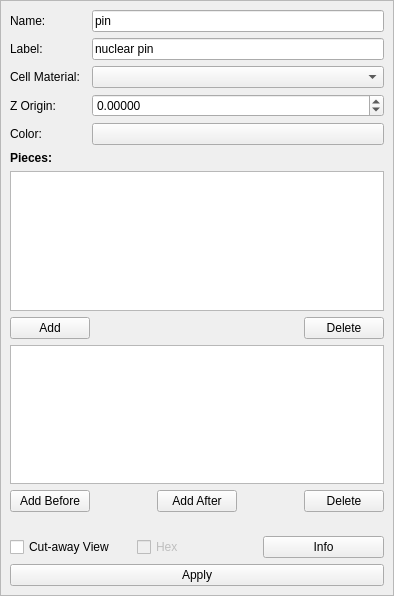
<?xml version="1.0" encoding="UTF-8"?>
<ui version="4.0">
 <class>RGGEditPinParameters</class>
 <widget class="QWidget" name="RGGEditPinParameters">
  <property name="enabled">
   <bool>true</bool>
  </property>
  <property name="geometry">
   <rect>
    <x>0</x>
    <y>0</y>
    <width>394</width>
    <height>596</height>
   </rect>
  </property>
  <property name="windowTitle">
   <string>PinCell Editor</string>
  </property>
  <layout class="QGridLayout" name="gridLayout">
   <property name="leftMargin">
    <number>0</number>
   </property>
   <property name="topMargin">
    <number>0</number>
   </property>
   <property name="rightMargin">
    <number>0</number>
   </property>
   <property name="bottomMargin">
    <number>0</number>
   </property>
   <item row="0" column="0" colspan="2">
    <widget class="QScrollArea" name="scrollArea">
     <property name="widgetResizable">
      <bool>true</bool>
     </property>
     <widget class="QWidget" name="scrollAreaWidgetContents">
      <property name="geometry">
       <rect>
        <x>0</x>
        <y>0</y>
        <width>392</width>
        <height>594</height>
       </rect>
      </property>
      <layout class="QGridLayout" name="gridLayout_2">
       <item row="8" column="0" colspan="3">
        <widget class="QTableWidget" name="piecesTable">
         <property name="sizePolicy">
          <sizepolicy hsizetype="MinimumExpanding" vsizetype="MinimumExpanding">
           <horstretch>0</horstretch>
           <verstretch>0</verstretch>
          </sizepolicy>
         </property>
         <property name="minimumSize">
          <size>
           <width>355</width>
           <height>120</height>
          </size>
         </property>
         <property name="alternatingRowColors">
          <bool>true</bool>
         </property>
         <property name="selectionMode">
          <enum>QAbstractItemView::SingleSelection</enum>
         </property>
         <property name="selectionBehavior">
          <enum>QAbstractItemView::SelectRows</enum>
         </property>
         <property name="cornerButtonEnabled">
          <bool>false</bool>
         </property>
         <attribute name="horizontalHeaderStretchLastSection">
          <bool>true</bool>
         </attribute>
        </widget>
       </item>
       <item row="7" column="0">
        <widget class="QLabel" name="label_5">
         <property name="font">
          <font>
           <weight>75</weight>
           <bold>true</bold>
          </font>
         </property>
         <property name="text">
          <string>Pieces:</string>
         </property>
        </widget>
       </item>
       <item row="11" column="0" colspan="3">
        <layout class="QHBoxLayout" name="horizontalLayout_7">
         <item>
          <widget class="QPushButton" name="addLayerBeforeButton">
           <property name="text">
            <string>Add Before</string>
           </property>
          </widget>
         </item>
         <item>
          <spacer name="horizontalSpacer_2">
           <property name="orientation">
            <enum>Qt::Horizontal</enum>
           </property>
           <property name="sizeHint" stdset="0">
            <size>
             <width>40</width>
             <height>20</height>
            </size>
           </property>
          </spacer>
         </item>
         <item>
          <widget class="QPushButton" name="addLayerAfterButton">
           <property name="text">
            <string>Add After</string>
           </property>
          </widget>
         </item>
         <item>
          <spacer name="horizontalSpacer_3">
           <property name="orientation">
            <enum>Qt::Horizontal</enum>
           </property>
           <property name="sizeHint" stdset="0">
            <size>
             <width>40</width>
             <height>20</height>
            </size>
           </property>
          </spacer>
         </item>
         <item>
          <widget class="QPushButton" name="deleteLayerButton">
           <property name="text">
            <string>Delete</string>
           </property>
          </widget>
         </item>
        </layout>
       </item>
       <item row="5" column="0">
        <widget class="QLabel" name="label_3">
         <property name="text">
          <string>Z Origin:</string>
         </property>
        </widget>
       </item>
       <item row="9" column="0" colspan="3">
        <layout class="QHBoxLayout" name="horizontalLayout_4">
         <item>
          <widget class="QPushButton" name="addPieceButton">
           <property name="text">
            <string>Add</string>
           </property>
          </widget>
         </item>
         <item>
          <spacer name="horizontalSpacer">
           <property name="orientation">
            <enum>Qt::Horizontal</enum>
           </property>
           <property name="sizeHint" stdset="0">
            <size>
             <width>40</width>
             <height>20</height>
            </size>
           </property>
          </spacer>
         </item>
         <item>
          <widget class="QPushButton" name="deletePieceButton">
           <property name="text">
            <string>Delete</string>
           </property>
          </widget>
         </item>
        </layout>
       </item>
       <item row="10" column="0" colspan="3">
        <widget class="QTableWidget" name="layersTable">
         <property name="sizePolicy">
          <sizepolicy hsizetype="Expanding" vsizetype="MinimumExpanding">
           <horstretch>0</horstretch>
           <verstretch>0</verstretch>
          </sizepolicy>
         </property>
         <property name="minimumSize">
          <size>
           <width>0</width>
           <height>120</height>
          </size>
         </property>
         <property name="selectionMode">
          <enum>QAbstractItemView::SingleSelection</enum>
         </property>
         <property name="selectionBehavior">
          <enum>QAbstractItemView::SelectRows</enum>
         </property>
         <property name="cornerButtonEnabled">
          <bool>false</bool>
         </property>
        </widget>
       </item>
       <item row="5" column="2">
        <widget class="QDoubleSpinBox" name="Z0rigin">
         <property name="decimals">
          <number>5</number>
         </property>
         <property name="minimum">
          <double>-10000000.000000000000000</double>
         </property>
         <property name="maximum">
          <double>10000000.000000000000000</double>
         </property>
        </widget>
       </item>
       <item row="4" column="2">
        <widget class="QComboBox" name="CellMaterial"/>
       </item>
       <item row="2" column="0">
        <widget class="QLabel" name="label_9">
         <property name="sizePolicy">
          <sizepolicy hsizetype="Fixed" vsizetype="Preferred">
           <horstretch>0</horstretch>
           <verstretch>0</verstretch>
          </sizepolicy>
         </property>
         <property name="toolTip">
          <string>&lt;html&gt;&lt;head/&gt;&lt;body&gt;&lt;p&gt;Pin Label should be unique for assembly layout purpose. If it's not, CMB would generate a new label.&lt;/p&gt;&lt;/body&gt;&lt;/html&gt;</string>
         </property>
         <property name="text">
          <string>Label:</string>
         </property>
        </widget>
       </item>
       <item row="2" column="2">
        <widget class="QLineEdit" name="labelLineEdit">
         <property name="text">
          <string>nuclear pin</string>
         </property>
        </widget>
       </item>
       <item row="12" column="0">
        <spacer name="verticalSpacer">
         <property name="orientation">
          <enum>Qt::Vertical</enum>
         </property>
         <property name="sizeHint" stdset="0">
          <size>
           <width>20</width>
           <height>70</height>
          </size>
         </property>
        </spacer>
       </item>
       <item row="0" column="2">
        <widget class="QLineEdit" name="nameLineEdit">
         <property name="text">
          <string>pin</string>
         </property>
        </widget>
       </item>
       <item row="0" column="0">
        <widget class="QLabel" name="nameLabel">
         <property name="sizePolicy">
          <sizepolicy hsizetype="Fixed" vsizetype="Preferred">
           <horstretch>0</horstretch>
           <verstretch>0</verstretch>
          </sizepolicy>
         </property>
         <property name="text">
          <string>Name:</string>
         </property>
        </widget>
       </item>
       <item row="4" column="0">
        <widget class="QLabel" name="label_2">
         <property name="text">
          <string>Cell Material:</string>
         </property>
        </widget>
       </item>
       <item row="13" column="0" colspan="3">
        <layout class="QGridLayout" name="gridLayout_3">
         <item row="3" column="1">
          <widget class="QCheckBox" name="isHexCheckbox">
           <property name="enabled">
            <bool>false</bool>
           </property>
           <property name="toolTip">
            <string>&lt;html&gt;&lt;head/&gt;&lt;body&gt;&lt;p&gt;Pins would inherit the hex info from the core.&lt;/p&gt;&lt;/body&gt;&lt;/html&gt;</string>
           </property>
           <property name="text">
            <string>Hex</string>
           </property>
          </widget>
         </item>
         <item row="3" column="0">
          <widget class="QCheckBox" name="cutAwayViewCheckBox">
           <property name="text">
            <string>Cut-away View</string>
           </property>
          </widget>
         </item>
         <item row="3" column="2">
          <widget class="QPushButton" name="infoButton">
           <property name="maximumSize">
            <size>
             <width>238</width>
             <height>16777215</height>
            </size>
           </property>
           <property name="text">
            <string>Info</string>
           </property>
          </widget>
         </item>
         <item row="6" column="0" colspan="3">
          <widget class="QPushButton" name="applyButton">
           <property name="text">
            <string>Apply</string>
           </property>
          </widget>
         </item>
        </layout>
       </item>
       <item row="6" column="0">
        <widget class="QLabel" name="colorLabel">
         <property name="text">
          <string>Color:</string>
         </property>
        </widget>
       </item>
       <item row="6" column="2">
        <widget class="qtColorButton" name="chooseColorButton">
         <property name="text">
          <string/>
         </property>
        </widget>
       </item>
      </layout>
     </widget>
    </widget>
   </item>
  </layout>
 </widget>
 <customwidgets>
  <customwidget>
   <class>qtColorButton</class>
   <extends>QPushButton</extends>
   <header>smtk/session/rgg/qt/qtColorButton.h</header>
  </customwidget>
 </customwidgets>
 <tabstops>
  <tabstop>scrollArea</tabstop>
  <tabstop>nameLineEdit</tabstop>
  <tabstop>labelLineEdit</tabstop>
  <tabstop>piecesTable</tabstop>
  <tabstop>addPieceButton</tabstop>
  <tabstop>deletePieceButton</tabstop>
  <tabstop>layersTable</tabstop>
  <tabstop>addLayerBeforeButton</tabstop>
  <tabstop>addLayerAfterButton</tabstop>
  <tabstop>deleteLayerButton</tabstop>
 </tabstops>
 <resources/>
 <connections/>
</ui>
